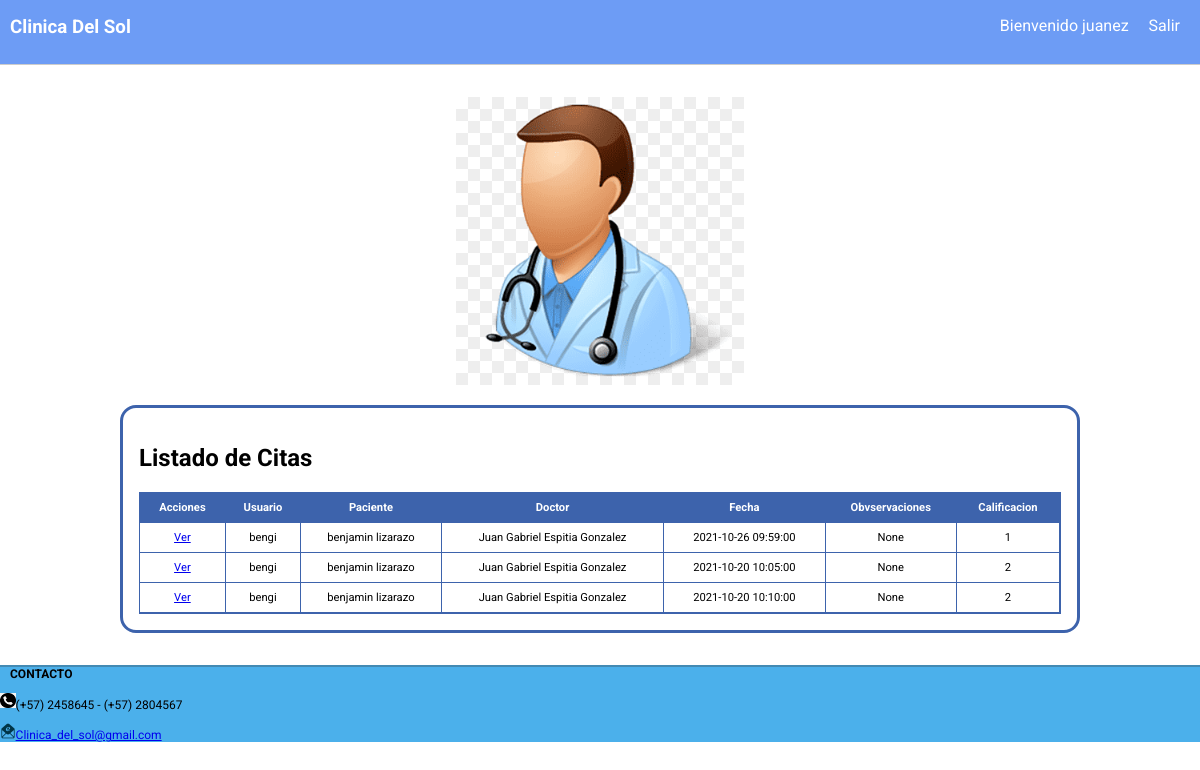
The page /sesion/medico/ver_citas/ (signed in) on the database as committed earlier.
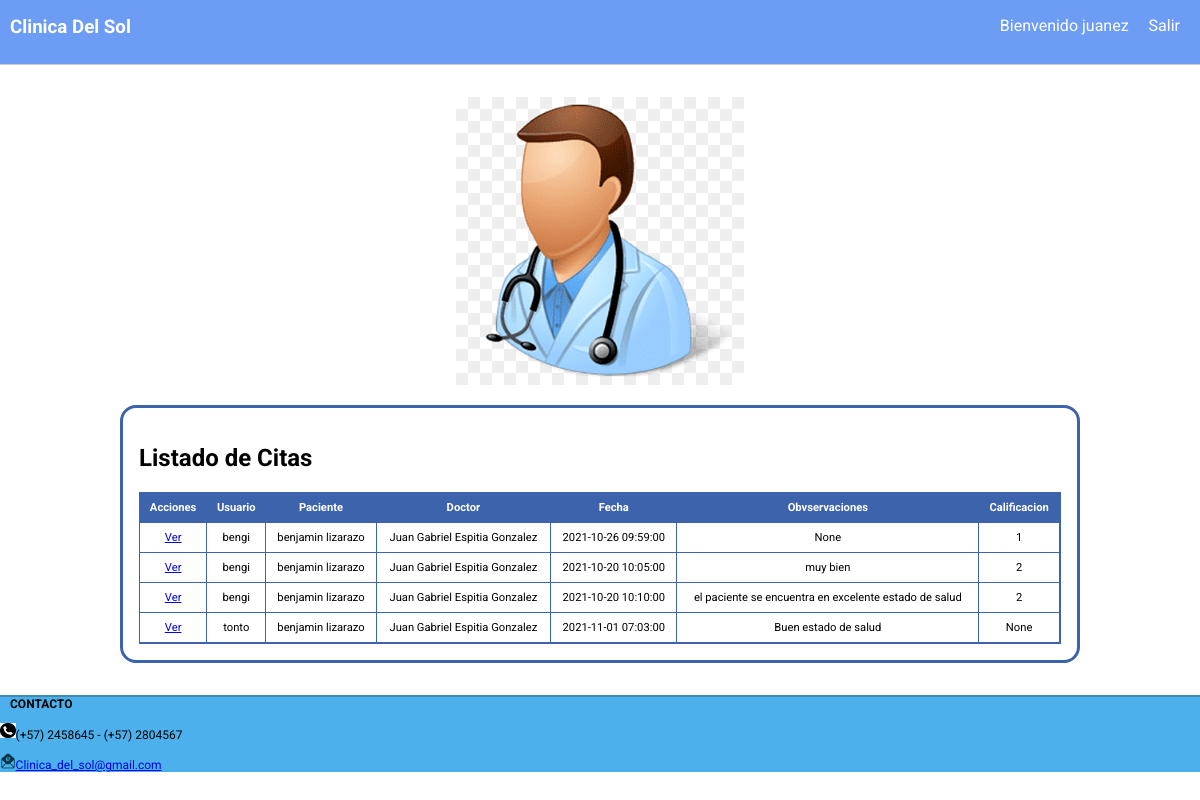
The same page on the database as committed later.
### tables this page shows
CREATE TABLE citas (id INTEGER PRIMARY KEY AUTOINCREMENT NOT NULL, usuario CHAR (150) NOT NULL, paciente CHAR (100) NOT NULL, doctor CHAR (150) NOT NULL, fecha CHAR (500) NOT NULL UNIQUE, observaciones CHAR (150), calificacion CHAR (10));

### app.py (the view)
@app.route('/sesion/medico/ver_citas/', methods=["GET"])
@login_required_medico
def get_listado_mensajes_medico():
    formulario = FormRegistro(request.form)
    nombre_usuario = session.get('nombre_usuario')
    formulario.nombre.data = nombre_usuario
    obj_loco = paciente.cargar2(formulario.nombre.data)
    formulario.documento.data = obj_loco.nombre
    formulario.usuario.data = obj_loco.usuario
    objeto_cita = citas(  None,None,formulario.documento.data, None,None, None)
    if objeto_cita.listado2():
        return render_template('lista_medico.html',lista=objeto_cita.listado2(), aver=nombre_usuario, form=FormRegistro() )
    else:
         return render_template('medico.html', mensaje="Aun no tiene citas Asignadas Para Atender", aver=session.get('nombre_usuario'))

### app.py (called while the page is built)
def login_required_medico(view):
    @functools.wraps(view)
    def wrapped_view(**kwargs):
        if g.medic is None:
            return redirect( url_for('sesion_medico') )
        return view(**kwargs)
    return wrapped_view

@app.before_request
def cargar_usuario_autenticado():
    nombre_usuario = session.get('nombre_usuario')
    if nombre_usuario is None:
        g.user = None
    else:
        g.user = paciente.cargar(nombre_usuario)

@app.before_request
def cargar_medico_autenticado():
    nombre_usuario = session.get('nombre_usuario')
    if nombre_usuario is None:
        g.medic = None
    else:
        g.medic = paciente.cargar2(nombre_usuario)

@app.before_request
def cargar_admin_autenticado():
    nombre_usuario = session.get('nombre_usuario')
    if nombre_usuario is None:
        g.admin = None
    else:
        g.admin = paciente.cargaradmin(nombre_usuario)

### db.py (called while the page is built)
def conectar():
    try:
        conn = sqlite3.connect('db/clinica.db')
        return conn
    except Error as err:
        print("Ocurrió un error al establecer la conexión: " + str(err))
        return None

### templates/lista_medico.html
{% extends 'layout.html' %}
{% block contenido %}
<div class="formulario">
    <h2>Listado de Citas</h2>
    <table class="tabla">
        <tr>
            <th>Acciones</th>
            <th>Usuario</th>
            <th>Paciente</th>
            <th>Doctor</th>
            <th>Fecha</th>
            <th>Obvservaciones</th>
            <th>Calificacion</th>
        </tr>
        {% if lista %}
            {% for item in lista %}
                <tr>
                    <td>
                        <a href="{{ url_for('get_cita',fecha = item.fecha)}}">Ver</a>
                    </td>
                    <td>{{ item.usuario }}</td>
                    <td>{{ item.paciente }}</td>
                    <td>{{ item.doctor }}</td>
                    <td>{{ item.fecha }}</td>
                    <td>{{ item.observaciones }}</td>
                    <td>{{ item.calificacion }}</td>
                </tr>
            {% endfor %}
        {% else %}
                <tr>
                    <td colspan="5">No se encontraron citas en la base de datos</td>
                </tr>
        {% endif %}
    </table>
</div>
{% endblock %}

Rows that differ between the two databases and show on the page:
changed citas: observaciones "None" → "muy bien"
changed citas: observaciones "None" → "el paciente se encuentra en excelente estado de salud"
added citas: usuario "tonto", paciente "benjamin lizarazo", doctor "Juan Gabriel Espitia Gonzalez", fecha "2021-11-01 07:03:00", observaciones "Buen estado de salud", calificacion "None"
